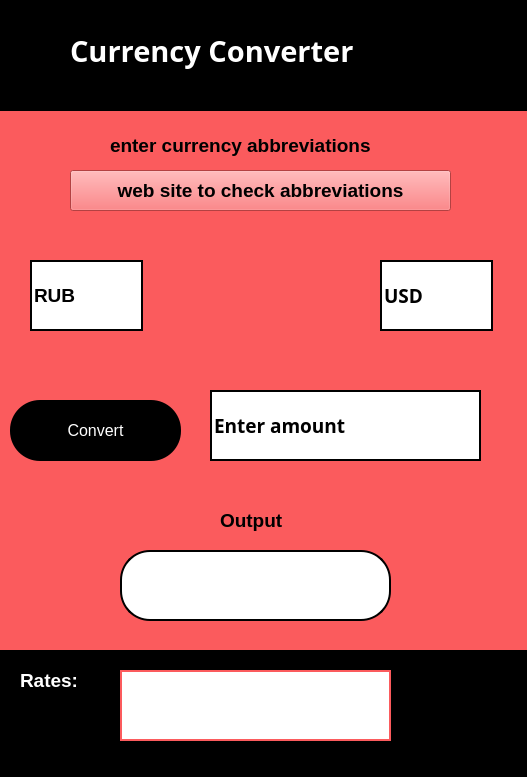
<?xml version="1.0" encoding="UTF-8"?>
<ui version="4.0">
 <class>MainWindow</class>
 <widget class="QMainWindow" name="MainWindow">
  <property name="geometry">
   <rect>
    <x>0</x>
    <y>0</y>
    <width>527</width>
    <height>777</height>
   </rect>
  </property>
  <property name="windowTitle">
   <string>MainWindow</string>
  </property>
  <property name="styleSheet">
   <string notr="true">background-color: #fb5b5d</string>
  </property>
  <widget class="QWidget" name="centralwidget">
   <widget class="QFrame" name="frame">
    <property name="geometry">
     <rect>
      <x>0</x>
      <y>0</y>
      <width>571</width>
      <height>111</height>
     </rect>
    </property>
    <property name="styleSheet">
     <string notr="true">background-color: #000000</string>
    </property>
    <property name="frameShape">
     <enum>QFrame::StyledPanel</enum>
    </property>
    <property name="frameShadow">
     <enum>QFrame::Raised</enum>
    </property>
    <widget class="QLabel" name="label">
     <property name="geometry">
      <rect>
       <x>70</x>
       <y>20</y>
       <width>431</width>
       <height>61</height>
      </rect>
     </property>
     <property name="font">
      <font>
       <family>Arial Black</family>
       <pointsize>22</pointsize>
       <weight>75</weight>
       <bold>true</bold>
      </font>
     </property>
     <property name="styleSheet">
      <string notr="true">color: #ffffff</string>
     </property>
     <property name="text">
      <string>Currency Converter</string>
     </property>
    </widget>
   </widget>
   <widget class="QLabel" name="label_2">
    <property name="geometry">
     <rect>
      <x>160</x>
      <y>240</y>
      <width>201</width>
      <height>111</height>
     </rect>
    </property>
    <property name="text">
     <string/>
    </property>
    <property name="pixmap">
     <pixmap>../../Downloads/Новый проект (3).png</pixmap>
    </property>
    <property name="scaledContents">
     <bool>true</bool>
    </property>
   </widget>
   <widget class="QLineEdit" name="Input_1">
    <property name="geometry">
     <rect>
      <x>30</x>
      <y>260</y>
      <width>113</width>
      <height>71</height>
     </rect>
    </property>
    <property name="font">
     <font>
      <family>Yu Gothic UI</family>
      <pointsize>14</pointsize>
      <weight>75</weight>
      <bold>true</bold>
     </font>
    </property>
    <property name="styleSheet">
     <string notr="true">background-color: #ffffff;
border:2px solid #000000;</string>
    </property>
    <property name="text">
     <string>RUB</string>
    </property>
   </widget>
   <widget class="QLineEdit" name="Input_2">
    <property name="geometry">
     <rect>
      <x>380</x>
      <y>260</y>
      <width>113</width>
      <height>71</height>
     </rect>
    </property>
    <property name="font">
     <font>
      <family>Yu Gothic</family>
      <pointsize>14</pointsize>
      <weight>75</weight>
      <bold>true</bold>
     </font>
    </property>
    <property name="styleSheet">
     <string notr="true">background-color: #ffffff;
border:2px solid #000000;</string>
    </property>
    <property name="text">
     <string>USD</string>
    </property>
   </widget>
   <widget class="QLabel" name="label_3">
    <property name="geometry">
     <rect>
      <x>110</x>
      <y>120</y>
      <width>311</width>
      <height>51</height>
     </rect>
    </property>
    <property name="font">
     <font>
      <family>Yu Gothic UI</family>
      <pointsize>14</pointsize>
      <weight>75</weight>
      <bold>true</bold>
     </font>
    </property>
    <property name="text">
     <string>enter currency abbreviations</string>
    </property>
   </widget>
   <widget class="QFrame" name="frame_2">
    <property name="geometry">
     <rect>
      <x>0</x>
      <y>650</y>
      <width>571</width>
      <height>131</height>
     </rect>
    </property>
    <property name="styleSheet">
     <string notr="true">background-color: #000000</string>
    </property>
    <property name="frameShape">
     <enum>QFrame::StyledPanel</enum>
    </property>
    <property name="frameShadow">
     <enum>QFrame::Raised</enum>
    </property>
    <widget class="QLabel" name="label_5">
     <property name="geometry">
      <rect>
       <x>20</x>
       <y>10</y>
       <width>91</width>
       <height>41</height>
      </rect>
     </property>
     <property name="font">
      <font>
       <family>Yu Gothic UI</family>
       <pointsize>14</pointsize>
       <weight>75</weight>
       <bold>true</bold>
      </font>
     </property>
     <property name="styleSheet">
      <string notr="true">color: #ffffff</string>
     </property>
     <property name="text">
      <string>Rates:</string>
     </property>
    </widget>
    <widget class="QLineEdit" name="Output_2">
     <property name="geometry">
      <rect>
       <x>120</x>
       <y>20</y>
       <width>271</width>
       <height>71</height>
      </rect>
     </property>
     <property name="font">
      <font>
       <family>Yu Gothic</family>
       <pointsize>14</pointsize>
       <weight>75</weight>
       <bold>true</bold>
      </font>
     </property>
     <property name="styleSheet">
      <string notr="true">background-color: #ffffff;
border:2px solid #fb5b5d;</string>
     </property>
     <property name="text">
      <string/>
     </property>
    </widget>
   </widget>
   <widget class="QPushButton" name="Convert_button">
    <property name="geometry">
     <rect>
      <x>10</x>
      <y>400</y>
      <width>171</width>
      <height>61</height>
     </rect>
    </property>
    <property name="font">
     <font>
      <family>Yu Gothic UI</family>
      <pointsize>12</pointsize>
     </font>
    </property>
    <property name="styleSheet">
     <string notr="true">QPushButton{
background-color: rgb(0, 0, 0);
color: rgb(255, 255, 255);
border: 2 px;
border-radius: 30;}

QPushButton-pressed {
background-color: rgb(255, 255, 255);
color: rgb(0, 0, 0);
border: 2 px;
border-radius: 30;}</string>
    </property>
    <property name="text">
     <string>Convert</string>
    </property>
   </widget>
   <widget class="QPushButton" name="HTMLlink_button">
    <property name="geometry">
     <rect>
      <x>70</x>
      <y>170</y>
      <width>381</width>
      <height>41</height>
     </rect>
    </property>
    <property name="font">
     <font>
      <family>Yu Gothic UI</family>
      <pointsize>14</pointsize>
      <weight>75</weight>
      <bold>true</bold>
     </font>
    </property>
    <property name="styleSheet">
     <string notr="true">QPushButton-pressed {
background-color: rgb(255, 85, 255);}</string>
    </property>
    <property name="text">
     <string>web site to check abbreviations</string>
    </property>
   </widget>
   <widget class="QLineEdit" name="Input_amount">
    <property name="geometry">
     <rect>
      <x>210</x>
      <y>390</y>
      <width>271</width>
      <height>71</height>
     </rect>
    </property>
    <property name="font">
     <font>
      <family>Yu Gothic</family>
      <pointsize>14</pointsize>
      <weight>75</weight>
      <bold>true</bold>
     </font>
    </property>
    <property name="styleSheet">
     <string notr="true">background-color: #ffffff;
border:2px solid #000000;</string>
    </property>
    <property name="text">
     <string>Enter amount</string>
    </property>
   </widget>
   <widget class="QLabel" name="label_4">
    <property name="geometry">
     <rect>
      <x>220</x>
      <y>500</y>
      <width>91</width>
      <height>41</height>
     </rect>
    </property>
    <property name="font">
     <font>
      <family>Yu Gothic UI</family>
      <pointsize>14</pointsize>
      <weight>75</weight>
      <bold>true</bold>
     </font>
    </property>
    <property name="text">
     <string>Output</string>
    </property>
   </widget>
   <widget class="QLineEdit" name="Input_amount_2">
    <property name="geometry">
     <rect>
      <x>120</x>
      <y>550</y>
      <width>271</width>
      <height>71</height>
     </rect>
    </property>
    <property name="font">
     <font>
      <family>Yu Gothic</family>
      <pointsize>14</pointsize>
      <weight>75</weight>
      <bold>true</bold>
     </font>
    </property>
    <property name="styleSheet">
     <string notr="true">background-color: #ffffff;
border:2px solid #000000;
border-radius: 30;</string>
    </property>
    <property name="text">
     <string/>
    </property>
   </widget>
  </widget>
 </widget>
 <resources/>
 <connections/>
</ui>
